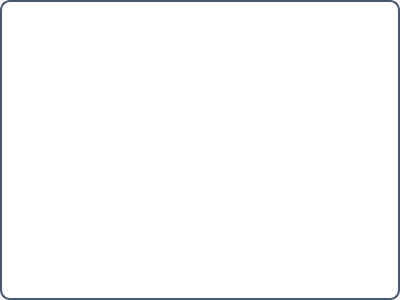
<?xml version="1.0" encoding="UTF-8"?>
<ui version="4.0">
 <class>HexTextEdit</class>
 <widget class="QTextEdit" name="HexTextEdit">
  <property name="geometry">
   <rect>
    <x>0</x>
    <y>0</y>
    <width>400</width>
    <height>300</height>
   </rect>
  </property>
  <property name="windowTitle">
   <string>Form</string>
  </property>
  <property name="styleSheet">
   <string notr="true">border:2px solid rgb(70,90,120);
border-radius:10px;
background-color: rgb(255,255,255);
color: rgb(0,0,0);
font: 75 11pt &quot;微软雅黑&quot;;</string>
  </property>
 </widget>
 <resources/>
 <connections/>
</ui>
